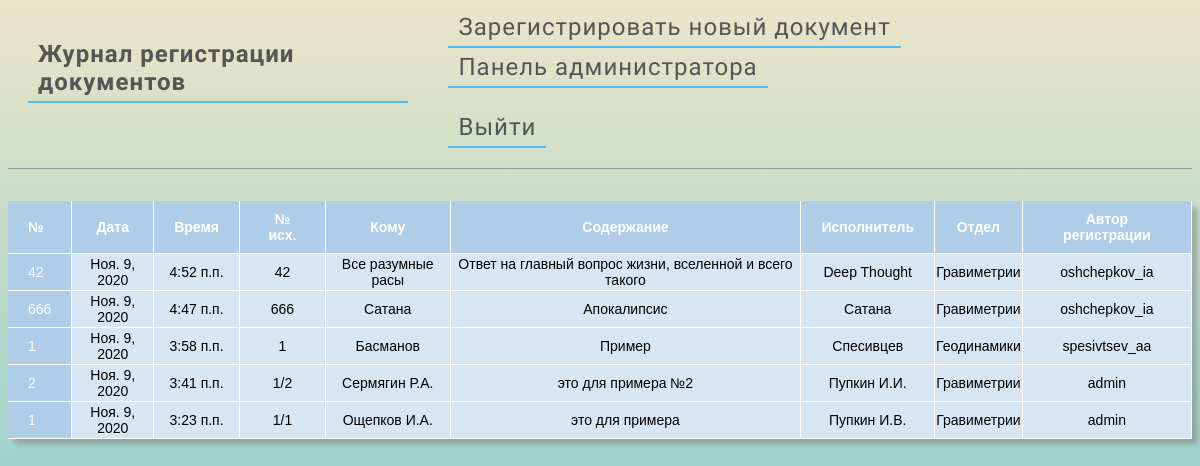
Page / (signed in) on the earlier database version.
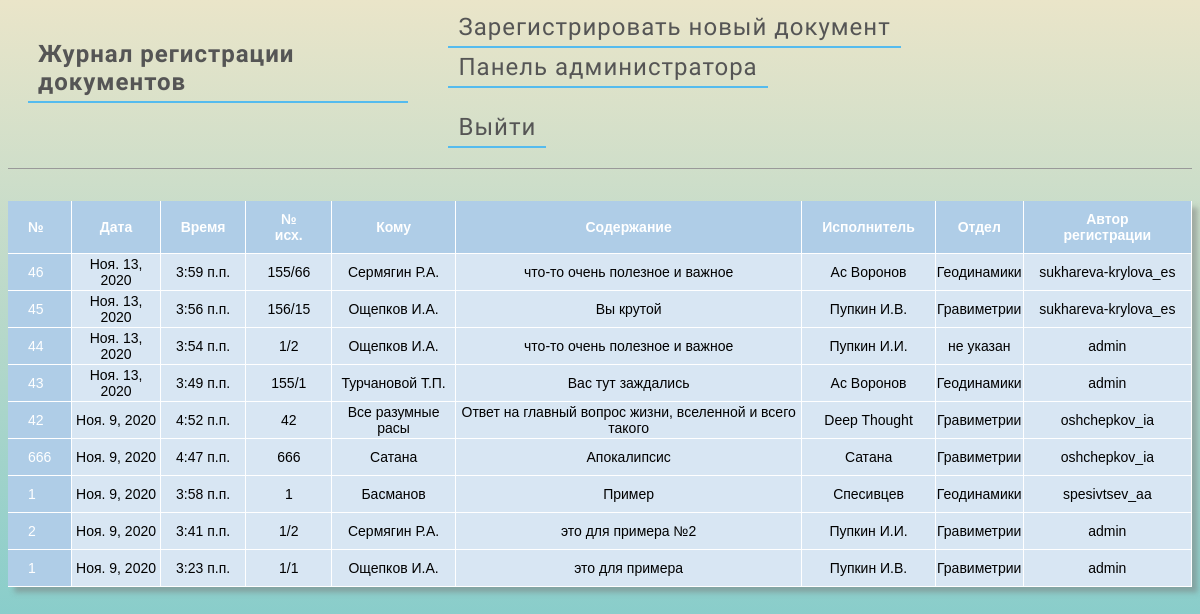
Same page on the later database version.
### journal/models.py (models this page shows, shortened)
class Entry(models.Model):
    number = models.IntegerField("№", default=0)
    reg_date = models.DateField(auto_now=True)
    reg_time = models.TimeField(auto_now=True)
    number_out = models.CharField("№ исх.", max_length=64, default='')
    to_whom = models.CharField("Кому", max_length=200, default='')
    what = models.CharField("Содержание", max_length=200, default='')
    executor = models.CharField("Исполнитель", max_length=200, default='')
    author = models.ForeignKey(
        'auth.User',
        on_delete=models.CASCADE
    )
    departament = models.CharField("Отдел", max_length=200, default='')
    class Meta:
        verbose_name = 'Запись в журнале'     # Для единственного числа
        verbose_name_plural = 'Записи в журнале'      # Для множественного числа

### journal/views.py (the view)
# urls.py: path('', JournalView.as_view(), name='home'),
class JournalView(ListView):
    model = Entry
    template_name = 'home.html'
    queryset = get_some_last_model_elements(obj=Entry, begin=0, end=50)

### journal/templates/home.html
{% extends 'base.html' %}
{% load static %}
{% block content %}
<link href="{% static 'css/home.css' %}" rel="stylesheet">
<table>
    <tr>
        <th>№</th>
        <th>Дата</th>
        <th>Время</th>
        <th>№ исх.</th>
        <th>Кому</th>
        <th>Содержание</th>
        <th>Исполнитель</th>
        <th>Отдел</th>
        <th>Автор регистрации</th>
    </tr>
    {% for item in object_list %}
    <tr>
        {% if user.username != "admin" %}
                {% for group in user.groups.all %}
                    {% if group.name == item.departament %}
                        <td>{{ item.number }}</td>
                        <td>{{ item.reg_date }}</td>
                        <td>{{ item.reg_time }}</td>
                        <td>{{ item.number_out }}</td>
                        <td>{{ item.to_whom }}</td>
                        <td>{{ item.what }}</td>
                        <td>{{ item.executor }}</td>
                        <td>{{ item.departament }}</td>
                        <td>{{ item.author }}</td>
                    {% endif %}
                {% endfor %}
        {% else %}
            <td>{{ item.number }}</td>
            <td>{{ item.reg_date }}</td>
            <td>{{ item.reg_time }}</td>
            <td>{{ item.number_out }}</td>
            <td>{{ item.to_whom }}</td>
            <td>{{ item.what }}</td>
            <td>{{ item.executor }}</td>
            <td>{{ item.departament }}</td>
            <td>{{ item.author }}</td>
        {% endif %}
    </tr>
    {% endfor %}
</table>
{% endblock content %}

### journal/templates/base.html (shortened to what this page needs)
{% load static %}
<html>
  <head>
    <link href="{% static 'css/base.css' %}" rel="stylesheet">
  </head>
  <body>
    <header>
              <div class="nav-left">
          <h1><a href="{% url 'home' %}" class="hyperlink" title="Переход к таблице">Журнал регистрации документов</a></h1>
        </div>
            <div class="nav-right">
          <a href="{% url 'new_entry' %}" class="hyperlink">Зарегистрировать новый документ</a>
                        <a href="{% url 'admin:index' %}" class="hyperlink" title="Перейти в панель управления базой">Панель администратора</a>
        <p><a href="{% url 'logout' %}" class="hyperlink" title="Выйти из системы">Выйти</a></p>
        </div>
      </header>
          {% if user.is_authenticated %}
        <div align="center">
      {% block content %}
        {% endblock content %}
    </div>
      {% else %}
        <p>Вы не вошли в систему. Ваш доступ к просмотру или редактированию журнала ограничен.</p>
        <a href="{% url 'login' %}" class="hyperlink">Войти в систему</a>
      {% endif %}
  </body>
</html>

### journal/static/css/base.css (style rules this page uses)
body { font-family: 'Source Sans Pro', sans-serif; font-size: 20px; }
header { border-bottom: 1px solid #999; margin-bottom: 2rem; display: flex; color: black; }
header h1 a { color: black; text-decoration: none; }
.nav-left { margin-right: auto; }
a { text-decoration: none; display: inline-block; padding: 5px 10px; letter-spacing: 1px; margin: 0 20px; font-size: 24px; transition: .3s ease-in-out; }
.hyperlink { border-bottom: 2px solid #5be; color: #555; background-image: linear-gradient(180deg, transparent 65%, #5bf 65%); background-position: 0% 100%; background-repeat: no-repeat; background-size: 100% 0%; }

### journal/static/css/home.css (style rules this page uses)
table { font-family: "Lucida Sans Unicode", "Lucida Grande", Sans-Serif; font-size: 14px; border-collapse: collapse; text-align: center; box-shadow: 0.4em 0.4em 5px rgba(122,122,122,0.5); }
th { position: sticky; top: 0px; }
th, td:first-child { background: #AFCDE7; color: white; padding: 10px 20px; }
th, td { border-style: solid; border-width: 0 1px 1px 0; border-color: white; }
td { background: #D8E6F3; }
th:first-child, td:first-child { text-align: left; }

### journal/templates/base.html (style rules this page uses)
body { background: linear-gradient(#eae5c9, #6cc6cb) fixed; }

Differences in the rows shown:
added Entry: number "46", reg_date "Ноя. 13, 2020", reg_time "3:59 п.п.", number_out "155/66", to_whom "Сермягин Р.А.", what "что-то очень полезное и важное", executor "Ас Воронов", departament "Геодинамики", author "sukhareva-krylova_es"
added Entry: number "45", reg_date "Ноя. 13, 2020", reg_time "3:56 п.п.", number_out "156/15", to_whom "Ощепков И.А.", what "Вы крутой", executor "Пупкин И.В.", departament "Гравиметрии", author "sukhareva-krylova_es"
added Entry: number "44", reg_date "Ноя. 13, 2020", reg_time "3:54 п.п.", number_out "1/2", to_whom "Ощепков И.А.", what "что-то очень полезное и важное", executor "Пупкин И.И.", departament "не указан", author "admin"
added Entry: number "43", reg_date "Ноя. 13, 2020", reg_time "3:49 п.п.", number_out "155/1", to_whom "Турчановой Т.П.", what "Вас тут заждались", executor "Ас Воронов", departament "Геодинамики", author "admin"
